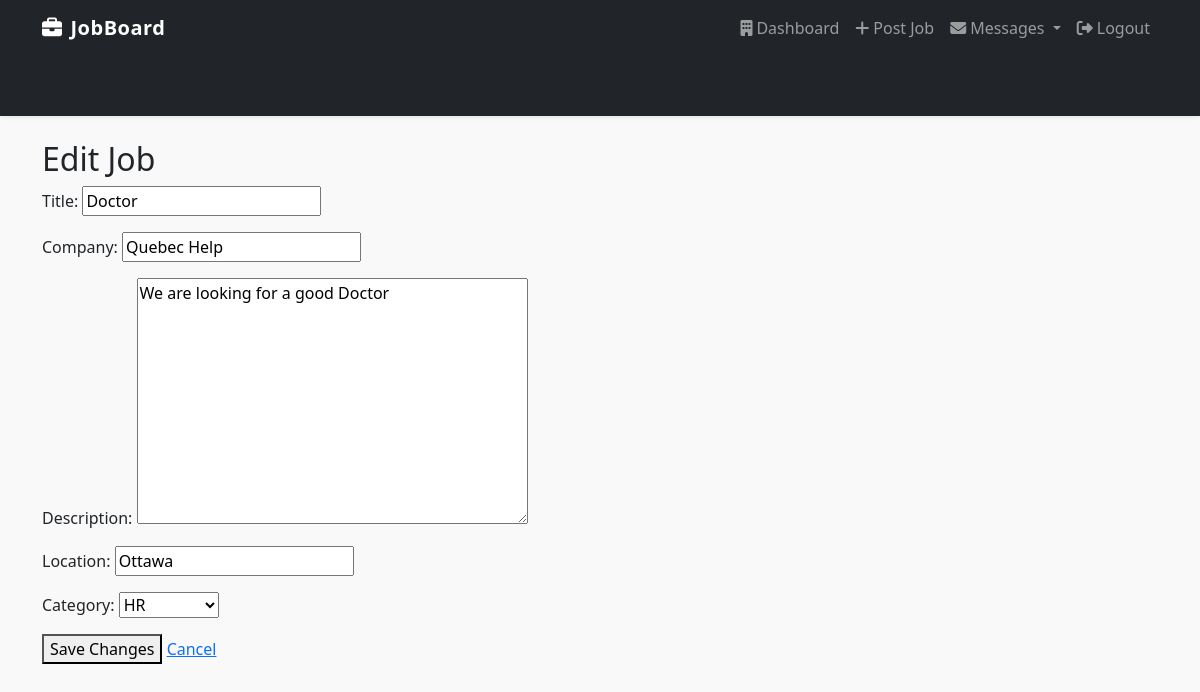
The app's page /job/2/edit/ (signed in) with its own data.
### core/models.py (models this page shows, shortened)
class Job(models.Model):
    CATEGORY_CHOICES = [
        ('IT', 'IT'),
        ('HR', 'HR'),
        ('Finance', 'Finance'),
        ('Marketing', 'Marketing'),
    ]
    title = models.CharField(max_length=255)
    company = models.CharField(max_length=255)
    description = models.TextField()
    location = models.CharField(max_length=255)
    category = models.CharField(max_length=50, choices=CATEGORY_CHOICES)
    posted_by = models.ForeignKey(User, on_delete=models.CASCADE)
    date_posted = models.DateTimeField(auto_now_add=True)

### core/views.py (the view)
# urls.py: path('job/<int:job_id>/edit/', views.edit_job, name='edit_job'),
@login_required
def edit_job(request, job_id):
    job = get_object_or_404(Job, id=job_id, posted_by=request.user)
    if request.user.profile.user_type != 'employer':
        return HttpResponseForbidden("Only employers can edit jobs.")
    if request.method == 'POST':
        form = JobForm(request.POST, instance=job)
        if form.is_valid():
            form.save()
            return redirect('employer_dashboard')
    else:
        form = JobForm(instance=job)
    return render(request, 'jobs/edit_job.html', {'form': form})

### core/forms.py
class JobForm(forms.ModelForm):
    class Meta:
        model = Job
        fields = ['title', 'company', 'description', 'location', 'category']

### core/templates/jobs/edit_job.html (shortened to what this page needs)
{% extends 'base.html' %}
{% block content %}
  <h2>Edit Job</h2>
  <form method="post">
    {{ form.as_p }}
    <button type="submit">Save Changes</button>
    <a href="{% url 'employer_dashboard' %}">Cancel</a>
  </form>
{% endblock %}

### core/templates/base.html (style rules this page uses)
body { background-color: #f9f9f9; }

### records on screen
Job: title "Doctor", company "Quebec Help", description "We are looking for a good Doctor", location "Ottawa", category "HR"
